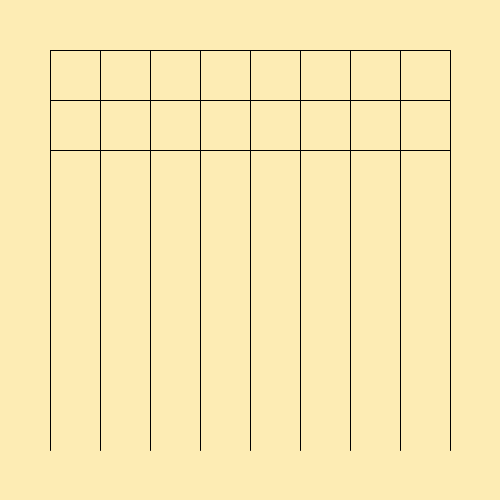
Frame 1 (no input)
Frame 60 (the mouse pressed at the canvas centre just before this capture): identical to frame 1, image omitted
Frame 120 (the mouse held since frame 60 and released just before this capture): identical to frame 1, image omitted

The Processing sketch that drew this single still picture (run headless with seeded random() and noise(); from frame 60 on, the mouse is pressed at the canvas centre):

// Processing sketch: week07_1_line_many
// ── week07_1_line_many.pde
//陣列、for迴圈: 五子棋(棋盤)
void setup(){
  size(500,500);
}
void draw(){
  background(253,236,180);
  line( 50,50,  50,450);
  line(100,50, 100,450);
  line(150,50, 150,450);
  line(200,50, 200,450);
  line(250,50, 250,450);
  line(300,50, 300,450);
  line(350,50, 350,450);
  line(400,50, 400,450);
  line(450,50, 450,450);
  
  line(50, 50, 450, 50); 
  line(50,100, 450,100); 
  line(50,150, 450,150); 
}
